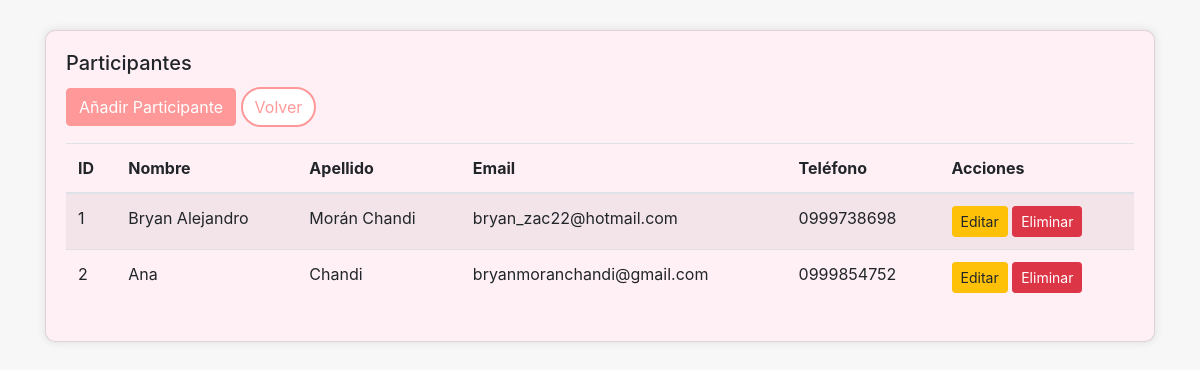
Page /views/participantes/participantes_index.php on the committed database.
### tables this page shows
CREATE TABLE `participantes` (
  `participante_id` int(11) NOT NULL,
  `nombre` varchar(50) NOT NULL,
  `apellido` varchar(50) NOT NULL,
  `email` varchar(100) NOT NULL,
  `telefono` varchar(20) DEFAULT NULL
);

### models/participante.php (called while the page is built, shortened)
<?php
class Participante {
    private $pdo;
    public function __construct($pdo) {
        $this->pdo = $pdo;
    }
    public function getAllParticipantes() {
        $stmt = $this->pdo->query("SELECT * FROM participantes");
        return $stmt->fetchAll(PDO::FETCH_ASSOC);
    }
}
?>

### views/participantes/participantes_index.php (the view, shortened to what this page needs)
<?php
include '../../config/db.php';
include '../../models/participante.php';
$participanteModel = new Participante($pdo);
$participantes = $participanteModel->getAllParticipantes();
?>
<!DOCTYPE html>
<html lang="es">
<head>
    <link href="https://stackpath.bootstrapcdn.com/bootstrap/4.5.2/css/bootstrap.min.css" rel="stylesheet">
</head>
<body>
<div class="container">
    <div class="card">
        <div class="card-body">
            <h5 class="card-title">Participantes</h5>
            <a href="participantes_add.php" class="btn btn-primary mb-3">Añadir Participante</a>
            <a href="../index.php" class="btn btn-back mb-3">Volver</a>
            <table class="table table-striped">
                <thead>
                    <tr>
                        <th>ID</th>
                        <th>Nombre</th>
                        <th>Apellido</th>
                        <th>Email</th>
                        <th>Teléfono</th>
                        <th>Acciones</th>
                    </tr>
                </thead>
                <tbody>
                    <?php foreach ($participantes as $participante): ?>
                        <tr>
                            <td><?php echo htmlspecialchars($participante['participante_id']); ?></td>
                            <td><?php echo htmlspecialchars($participante['nombre']); ?></td>
                            <td><?php echo htmlspecialchars($participante['apellido']); ?></td>
                            <td><?php echo htmlspecialchars($participante['email']); ?></td>
                            <td><?php echo htmlspecialchars($participante['telefono']); ?></td>
                            <td>
                                <a href="participantes_edit.php?id=<?php echo htmlspecialchars($participante['participante_id']); ?>" class="btn btn-warning btn-sm">Editar</a>
                                <a href="../../controllers/participante_delete.php?id=<?php echo htmlspecialchars($participante['participante_id']); ?>" class="btn btn-danger btn-sm">Eliminar</a>
                            </td>
                        </tr>
                    <?php endforeach; ?>
                </tbody>
            </table>
        </div>
    </div>
</div>
</body>
</html>

### views/participantes/participantes_index.php (style rules this page uses)
body { background-color: #f7f7f7; }
.container { margin-top: 30px; }
.card { background-color: #fff0f5; border-radius: 10px; box-shadow: 0px 0px 10px 0px rgba(0, 0, 0, 0.1); }
.btn-primary { background-color: #ff9999; border-color: #ff9999; }
.btn-back { background-color: #fff; border: 2px solid #ff9999; color: #ff9999; border-radius: 20px; transition: 0.3s; }

### rows in the picture
participantes: participante_id "1", nombre "Bryan Alejandro", apellido "Morán Chandi", email "bryan_zac22@hotmail.com", telefono "0999738698"
participantes: participante_id "2", nombre "Ana", apellido "Chandi", email "bryanmoranchandi@gmail.com", telefono "0999854752"
